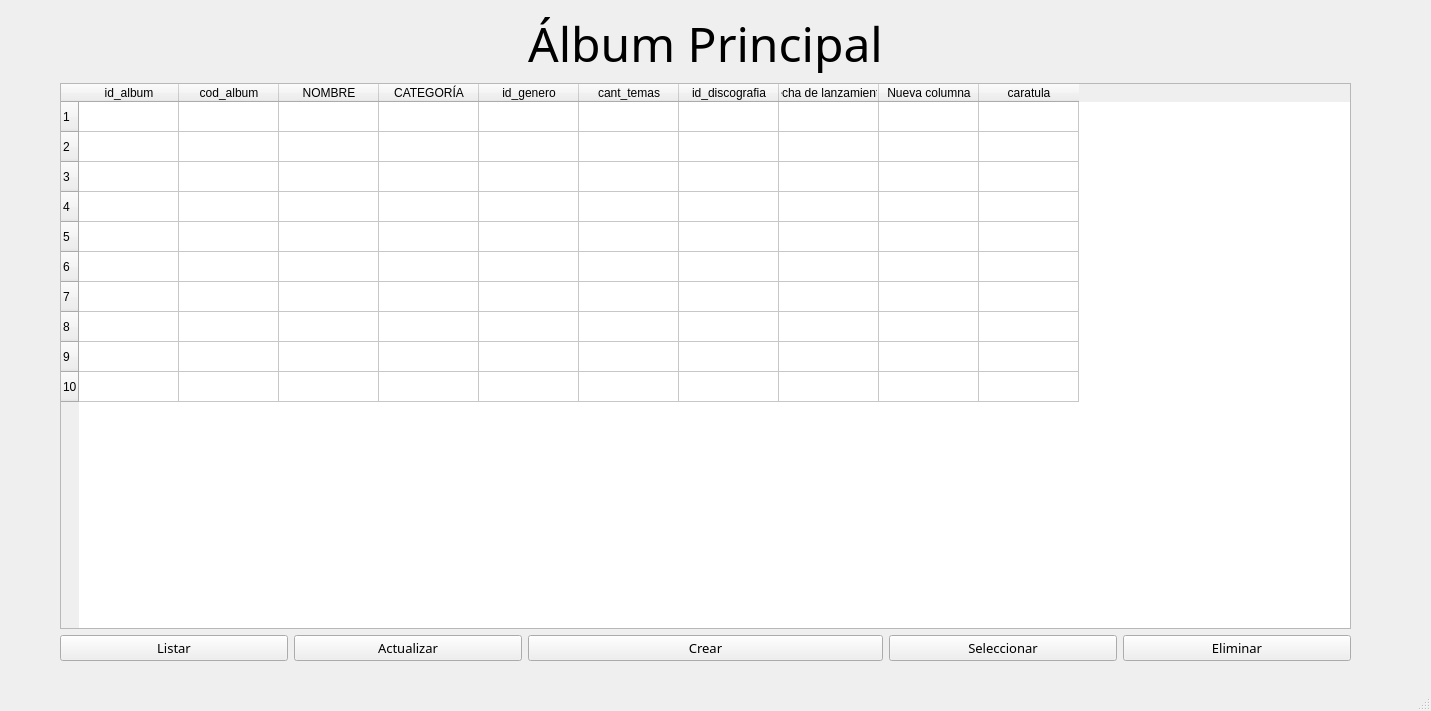
<?xml version="1.0" encoding="UTF-8"?>
<ui version="4.0">
 <class>Principal</class>
 <widget class="QMainWindow" name="Principal">
  <property name="geometry">
   <rect>
    <x>0</x>
    <y>0</y>
    <width>1431</width>
    <height>711</height>
   </rect>
  </property>
  <property name="windowTitle">
   <string>MainWindow</string>
  </property>
  <widget class="QWidget" name="centralwidget">
   <widget class="QWidget" name="">
    <property name="geometry">
     <rect>
      <x>60</x>
      <y>10</y>
      <width>1291</width>
      <height>651</height>
     </rect>
    </property>
    <layout class="QGridLayout" name="gridLayout">
     <item row="0" column="2">
      <widget class="QLabel" name="label">
       <property name="font">
        <font>
         <family>Bell MT</family>
         <pointsize>36</pointsize>
        </font>
       </property>
       <property name="text">
        <string>Álbum Principal</string>
       </property>
       <property name="alignment">
        <set>Qt::AlignCenter</set>
       </property>
      </widget>
     </item>
     <item row="1" column="0" colspan="5">
      <widget class="QTableWidget" name="tabla_principal">
       <property name="rowCount">
        <number>10</number>
       </property>
       <row/>
       <row/>
       <row/>
       <row/>
       <row/>
       <row/>
       <row/>
       <row/>
       <row/>
       <row/>
       <column>
        <property name="text">
         <string>id_album</string>
        </property>
       </column>
       <column>
        <property name="text">
         <string>cod_album</string>
        </property>
       </column>
       <column>
        <property name="text">
         <string>NOMBRE</string>
        </property>
       </column>
       <column>
        <property name="text">
         <string>CATEGORÍA</string>
        </property>
       </column>
       <column>
        <property name="text">
         <string>id_genero</string>
        </property>
       </column>
       <column>
        <property name="text">
         <string>cant_temas</string>
        </property>
       </column>
       <column>
        <property name="text">
         <string>id_discografia</string>
        </property>
       </column>
       <column>
        <property name="text">
         <string>fecha de lanzamiento</string>
        </property>
       </column>
       <column>
        <property name="text">
         <string>Nueva columna</string>
        </property>
       </column>
       <column>
        <property name="text">
         <string>caratula</string>
        </property>
       </column>
      </widget>
     </item>
     <item row="2" column="0">
      <widget class="QPushButton" name="boton_listar">
       <property name="font">
        <font>
         <family>Bell MT</family>
         <pointsize>10</pointsize>
        </font>
       </property>
       <property name="cursor">
        <cursorShape>PointingHandCursor</cursorShape>
       </property>
       <property name="text">
        <string>Listar</string>
       </property>
      </widget>
     </item>
     <item row="2" column="1">
      <widget class="QPushButton" name="boton_actualizar">
       <property name="font">
        <font>
         <family>Bell MT</family>
         <pointsize>10</pointsize>
        </font>
       </property>
       <property name="cursor">
        <cursorShape>PointingHandCursor</cursorShape>
       </property>
       <property name="text">
        <string>Actualizar</string>
       </property>
      </widget>
     </item>
     <item row="2" column="2">
      <widget class="QPushButton" name="boton_crear">
       <property name="font">
        <font>
         <family>Bell MT</family>
         <pointsize>10</pointsize>
        </font>
       </property>
       <property name="cursor">
        <cursorShape>PointingHandCursor</cursorShape>
       </property>
       <property name="text">
        <string>Crear</string>
       </property>
      </widget>
     </item>
     <item row="2" column="3">
      <widget class="QPushButton" name="boton_seleccionar">
       <property name="font">
        <font>
         <family>Bell MT</family>
         <pointsize>10</pointsize>
        </font>
       </property>
       <property name="cursor">
        <cursorShape>PointingHandCursor</cursorShape>
       </property>
       <property name="text">
        <string>Seleccionar</string>
       </property>
      </widget>
     </item>
     <item row="2" column="4">
      <widget class="QPushButton" name="boton_eliminar">
       <property name="font">
        <font>
         <family>Bell MT</family>
         <pointsize>10</pointsize>
        </font>
       </property>
       <property name="cursor">
        <cursorShape>PointingHandCursor</cursorShape>
       </property>
       <property name="text">
        <string>Eliminar</string>
       </property>
      </widget>
     </item>
    </layout>
   </widget>
  </widget>
  <widget class="QStatusBar" name="statusbar"/>
 </widget>
 <resources/>
 <connections/>
</ui>
